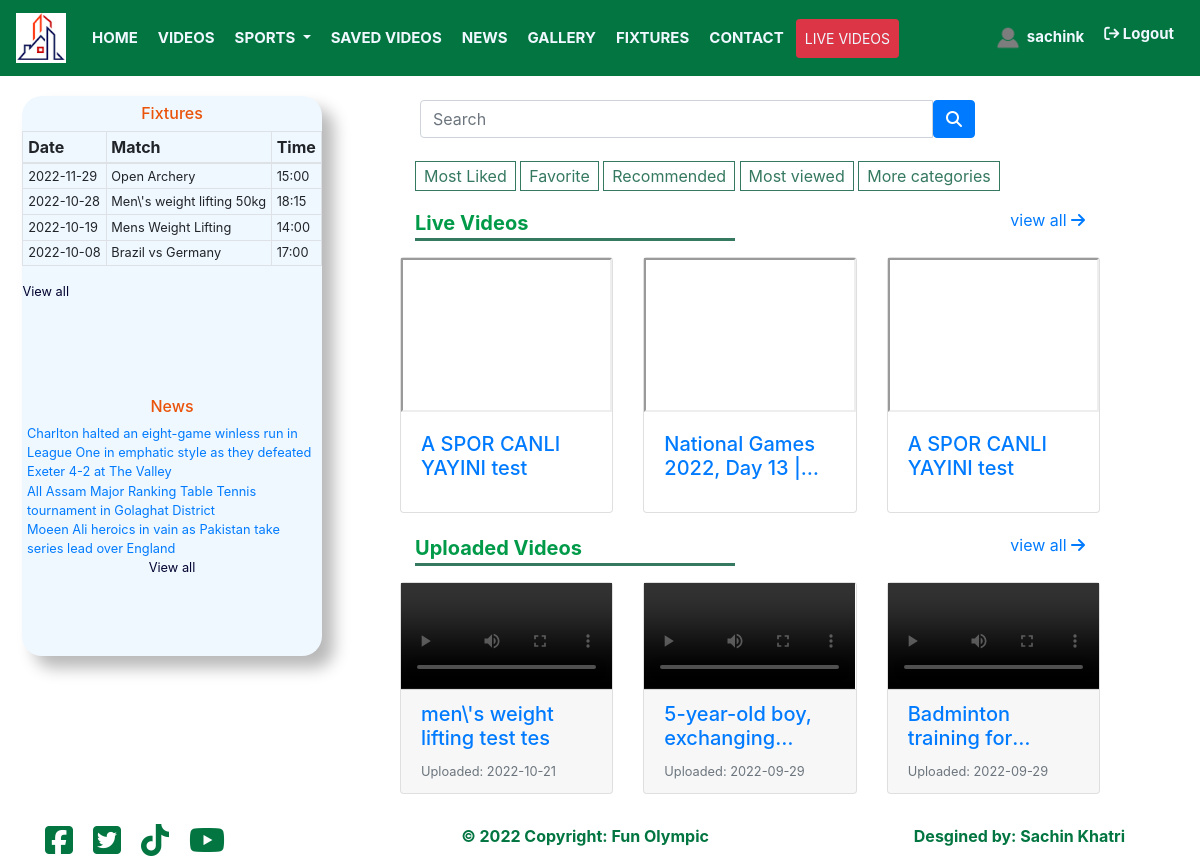
The app's page /home.php (signed in) with its own data.
### tables this page shows
CREATE TABLE `users` (
  `uid` int(11) NOT NULL,
  `fullname` varchar(255) NOT NULL,
  `phone` varchar(255) NOT NULL,
  `nationality` varchar(255) NOT NULL,
  `email` varchar(255) NOT NULL,
  `profile_image` varchar(255) NOT NULL,
  `username` varchar(255) NOT NULL,
  `password` varchar(255) NOT NULL,
  `status` varchar(255) NOT NULL,
  `registered_date` varchar(255) NOT NULL,
  `is_admin` int(11) NOT NULL,
  `last_login` varchar(255) NOT NULL
);

CREATE TABLE `fixtures` (
  `fid` int(11) NOT NULL,
  `fixture_title` varchar(255) NOT NULL,
  `fixture_date` varchar(255) NOT NULL,
  `fixture_time` varchar(255) NOT NULL,
  `fixture_category` varchar(255) NOT NULL,
  `fixture_countries` varchar(255) NOT NULL
);

CREATE TABLE `news` (
  `nid` int(11) NOT NULL,
  `news_title` varchar(255) NOT NULL,
  `news_description` varchar(255) NOT NULL,
  `news_thumbnail` varchar(255) NOT NULL,
  `news_category` varchar(255) NOT NULL,
  `uploaded_date` varchar(255) NOT NULL,
  `uploaded_time` varchar(255) NOT NULL
);

CREATE TABLE `live_videos` (
  `lvid` int(11) NOT NULL,
  `video_title` varchar(255) NOT NULL,
  `video_description` varchar(5000) NOT NULL,
  `video_url` varchar(255) NOT NULL,
  `video_category` varchar(255) NOT NULL,
  `uploaded_date` varchar(255) NOT NULL,
  `uploaded_time` varchar(255) NOT NULL
);

CREATE TABLE `videos` (
  `vid` int(11) NOT NULL,
  `title` varchar(255) NOT NULL,
  `category_title` varchar(255) NOT NULL,
  `description` mediumtext NOT NULL,
  `video_path` varchar(255) NOT NULL,
  `tags` varchar(255) NOT NULL,
  `views` int(11) NOT NULL,
  `upload_date` varchar(255) NOT NULL,
  `upload_time` varchar(255) NOT NULL
);

### home.php (the view, shortened to what this page needs)
<?php
include "header.php";
?>
<div class="row" style="margin:100px 0 10px 0">
    <div class="col-md-4"></div>
    <div class="col-md-6">
        <form action="search.php" method="post">
            <div class="input-group">
                <input type="search" required name="search" id="" class="form-control" placeholder="Search"
                    autocomplete="on">
                <button type="submit" name="btn-search" class="btn btn-primary">
                    <i class="fas fa-search"></i>
                </button>
            </div>
        </form>
    </div>
</div>
<div class="row">
    <div class="col-md-4"></div>
    <div class="col-md-8">
        <a href="filtered_video.php?most_liked" class="btn-filter-videos">Most Liked</a>
        <a href="filtered_video.php?favorite" class="btn-filter-videos">Favorite</a>
        <a href="filtered_video.php?recommended" class="btn-filter-videos">Recommended</a>
        <a href="filtered_video.php?most_viewed" class="btn-filter-videos">Most viewed</a>
        <a href="video.php" class="btn-filter-videos">More categories</a>
    </div>
</div>
<div class="row">
    <div class="col-md-3" id="left-fixed">
        <h6 class="text-center" style="color:#ea540a;">Fixtures</h6>
        <div class="row fixtures">
            <div class="table-responsive">
                <table class="table table-bordered table-sm table-hover">
                    <thead>
                        <tr>
                            <th>Date</th>
                            <th>Match</th>
                            <th>Time</th>
                        </tr>
                    </thead>
                    <tbody>
                        <?php
                    $query = "SELECT * FROM fixtures ORDER BY fixture_date DESC LIMIT 4";
                    $select_fixtures = mysqli_query($connection, $query);
                    while($row = mysqli_fetch_assoc($select_fixtures)) {
                        $fixture_date                = $row['fixture_date'];
                        $fixture_title     = $row['fixture_title'];
                        $fixture_time     = $row['fixture_time'];
                        echo "<tr>";
                    echo "<td><small>$fixture_date</small></td>";
                    echo "<td><small>$fixture_title</small></td>";
                    echo "<td><small>$fixture_time</small></td>";
                    echo "</tr>";
                    }
                    ?>
                    </tbody>
                </table>
                <small><a href="fixtures.php" style="color:#030330">View all</a></small>
            </div>
        </div>
        <h6 class="text-center" style="color:#ea540a;">News</h6>
        <div class="row news" style="padding: 0 20px">
            <?php
                    $query = "SELECT * FROM news ORDER BY uploaded_date DESC LIMIT 3";
                    $select_news = mysqli_query($connection, $query);
                    while($row = mysqli_fetch_assoc($select_news)) {
                        $news_title                = $row['news_title'];
                        echo"<a href=''><small>$news_title</small></a>";
                    }
                    ?>
        </div>
        <small><a href="news.php" style="color:#030330">View all</a></small>
    </div>
    <div class="col-md-4"></div>
    <div class="col-md-7 d-flex flex-column align-end">
        <div class="row">
            <div class="col-md-6">
                <p class="section-heading">Live Videos</p>
            </div>
            <div class="col-md-6">
                <p class="text-right" style="padding-top: 20px"><a href="video.php?live">view all <i
                            class="fa-solid fa-arrow-right"></i></a></p>
            </div>
        </div>
        <div class="row live-videos">
            <div class="live-content">
                <div class="card-deck">
                    <?php
                           $query = "SELECT * FROM live_videos ORDER BY uploaded_date DESC LIMIT 3";
                           $select_videos = mysqli_query($connection, $query);
                           while($row = mysqli_fetch_assoc($select_videos)) {
                               $lvid                = $row['lvid'];
                               $title     = $row['video_title'];
                               $video_url     = $row['video_url'];
                               $upload_date     = $row['uploaded_date']; ?>
                    <div class="card">
                        <iframe src="<?php echo $video_url ?>"></iframe>
                        <a href="play_video.php?vid=<?php echo $lvid ?>&title=<?php echo $title ?>&type=live">
                            <div class="card-body">
                                <h5 class="card-title"
                                    style="overflow: hidden; display: -webkit-box; -moz-box-orient: vertical;
                                        -webkit-box-orient: vertical; box-orient: vertical; -webkit-line-clamp: 2; ine-clamp: 2; ">
                                    <?php echo $title ?></h5>
                            </div>
                        </a>
                    </div>
                    <?php }?>
                </div>
            </div>
        </div>
        <div class="row">
            <div class="col-md-6">
                <p class="section-heading">Uploaded Videos</p>
            </div>
            <div class="col-md-6">
                <p class="text-right" style="padding-top: 20px"><a href="video.php">view all <i
                            class="fa-solid fa-arrow-right"></i></a></p>
            </div>
        </div>
        <div class="row" style="margin-bottom:20px">
            <div class="card-deck">
                <?php
             $query = "SELECT * FROM videos ORDER BY upload_date DESC LIMIT 3";
             $select_videos = mysqli_query($connection, $query);
             while($row = mysqli_fetch_assoc($select_videos)) {
                 $vid                = $row['vid'];
                 $title     = $row['title'];
                 $video_path     = $row['video_path'];
                 $upload_date     = $row['upload_date'];
                ?>
                <div class="card">
                    <video width="100%" controls>
                        <source src="videos/<?php echo $video_path ?>" type="video/mp4">
                    </video>
                    <div class="card-footer">
                    <a href="play_video.php?vid=<?php echo $vid ?>&title=<?php echo $title ?>&type=highlight">
                            <h5 class="card-title"
                                style="overflow: hidden; display: -webkit-box; -moz-box-orient: vertical;
                                    -webkit-box-orient: vertical; box-orient: vertical; -webkit-line-clamp: 2; ine-clamp: 2; ">
                                <?php echo $title ?></h5>
                        </a>
                        <small class="text-muted">Uploaded: <?php echo $upload_date  ?> </small>
                    </div>
                </div>
                <?php } ?>
            </div>
        </div>
    </div>
</div>
<?php include "footer.php"?>

### header.php (shortened to what this page needs)
<?php
include ("functions.php");
$username = $_SESSION['username'];
?>
<!DOCTYPE html>
<html lang="en">
<head>
    <link rel="stylesheet" href="https://stackpath.bootstrapcdn.com/bootstrap/4.5.0/css/bootstrap.min.css">
    <link rel="stylesheet" href="https://maxcdn.bootstrapcdn.com/font-awesome/4.7.0/css/font-awesome.min.css">
    <link rel="stylesheet" href="css/styles.css">
</head>
<body>
    <nav class="navbar navbar-expand-lg fixed-top navbar-light">
        <a class="navbar-brand" href="<?php if(!isset($_GET['notlogged'])){echo 'home.php';} else{echo 'index.php';}?>"><img src="images/logo.png" height="50" width="50" alt=""></a>
        <div class="collapse navbar-collapse" id="navbarNavDropdown">
            <ul class="navbar-nav mr-auto">
                <li class="nav-item active">
                    <a class="nav-link" href="home.php">HOME</a>
                </li>
                <li class="nav-item">
                    <a class="nav-link" href="video_archive.php">VIDEOS</a>
                </li>
                <li class="nav-item dropdown">
                    <a class="nav-link dropdown-toggle" href="#" id="navbarDropdownMenuLink" data-toggle="dropdown"
                        aria-haspopup="true" aria-expanded="false">
                        SPORTS
                    </a>
                </li>
                <li class="nav-item">
                    <a class="nav-link" href="filtered_video.php?favorite">SAVED VIDEOS</a>
                </li>
                <li class="nav-item">
                    <a class="nav-link" href="news.php">NEWS</a>
                </li>
                <li class="nav-item">
                    <a class="nav-link" href="gallery.php">GALLERY</a>
                </li>
                <li class="nav-item">
                    <a class="nav-link" href="fixtures.php">FIXTURES</a>
                </li>
                <li class="nav-item">
                    <a class="nav-link" href="contact.php">CONTACT</a>
                </li>
                <li class="nav-item">
                    <a class="nav-link btn btn-danger btn-sm" href="video.php?live">LIVE VIDEOS</a>
                </li>
            </ul>
            <ul class="navbar-nav">
                <li class="nav-item">
                    <a class="nav-link" href="profile.php">
                        <?php
                            $query = "SELECT * FROM users WHERE username = '$username'";
                            $select_user = mysqli_query($connection, $query);
                            while($row = mysqli_fetch_assoc($select_user)) {
                                $profile_image = $row['profile_image'];
                            ?>
                        <img src="images/<?php echo $profile_image ?>" height="30" width="30" alt=""
                            style="border-radius:50%">
                        <?php echo $username?>
                        <?php } ?>
                    </a>
                </li>
                <li class="nav-item">
                    <a class="nav-link logout" href="logout.php"><i
                            class="fa-solid fa-arrow-right-from-bracket"></i>&nbsp;Logout</a>
                </li>
            </ul>
        </div>
    </nav>
    <div class="container-fluid">

### css/styles.css (style rules this page uses)
.navbar { background:#027541; width:100%; font-size: 15px; font-weight: bold; }
.nav-item { border: 2px #027541 solid; }
.nav-link { color:aliceblue !important; }
#left-fixed { height: 70vh; position: fixed; top: 80px; left: .5%; margin: 1em; box-shadow: .75em .75em 1em rgb(186, 185, 185); background-color:aliceblue; display: flex; flex-direction: column; align-items: center; padding: 0.5em 0; z-index: 5; border-radius:20px; }
.fixtures { height: 47%; border-bottom: 2px solid Aliceblue; margin-bottom: 10px; }
.btn-filter-videos { border: 1px solid #357960; text-decoration: none; color:#357960; padding:4px 8px; background:#ffffff; }
.section-heading { color:#009a49; font-weight: bold; font-size: 20px; border-bottom-style:solid; border-color:#357960; padding-top: 20px; }

### records on screen
users: profile_image (placeholder picture)
fixtures: fixture_date "2022-11-29", fixture_title "Open Archery", fixture_time "15:00"
fixtures: fixture_date "2022-10-28", fixture_title "Men\\'s weight lifting 50kg", fixture_time "18:15"
fixtures: fixture_date "2022-10-19", fixture_title "Mens Weight Lifting", fixture_time "14:00"
fixtures: fixture_date "2022-10-08", fixture_title "Brazil vs Germany", fixture_time "17:00"
news: news_title "Charlton halted an eight-game winless run in League One in emphatic style as they defeated Exeter 4-2 at The Valley"
news: news_title "All Assam Major Ranking Table Tennis tournament in Golaghat District"
news: news_title "Moeen Ali heroics in vain as Pakistan take series lead over England"
live_videos: video_title "A SPOR CANLI YAYINI test"
live_videos: video_title "National Games 2022, Day 13…"
live_videos: video_title "A SPOR CANLI YAYINI test"
videos: title "men\\'s weight lifting test tes", upload_date "2022-10-21"
videos: title "5-year-old boy,…", upload_date "2022-09-29"
videos: title "Badminton training…", upload_date "2022-09-29"
